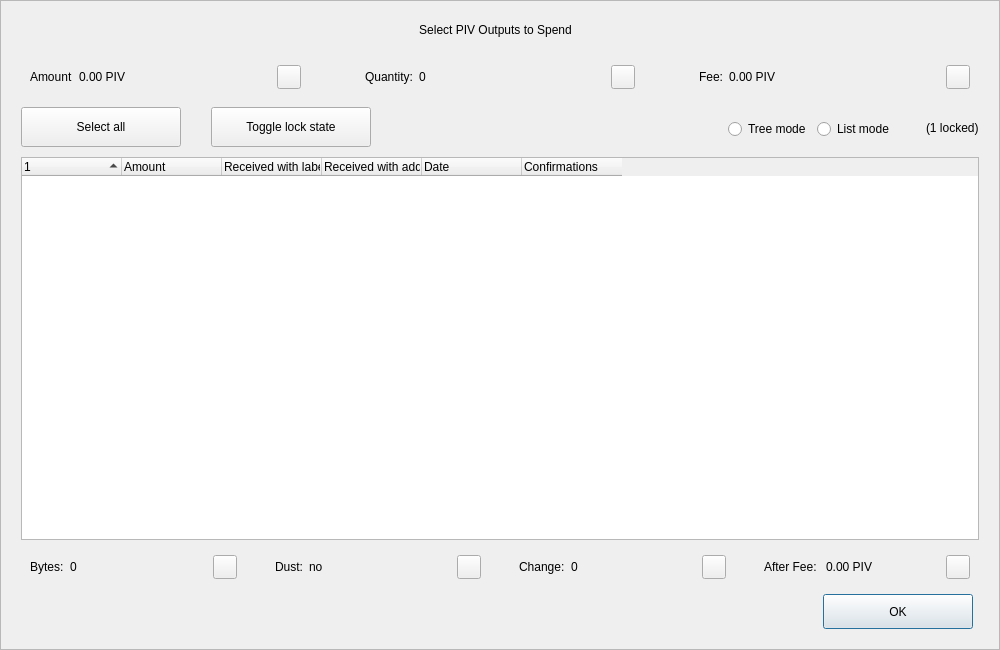
<?xml version="1.0" encoding="UTF-8"?>
<ui version="4.0">
 <class>CoinControlDialog</class>
 <widget class="QDialog" name="CoinControlDialog">
  <property name="geometry">
   <rect>
    <x>0</x>
    <y>0</y>
    <width>1000</width>
    <height>650</height>
   </rect>
  </property>
  <property name="minimumSize">
   <size>
    <width>950</width>
    <height>650</height>
   </size>
  </property>
  <property name="windowTitle">
   <string>Coin Selection</string>
  </property>
  <property name="styleSheet">
   <string notr="true"/>
  </property>
  <layout class="QVBoxLayout" name="verticalLayout">
   <property name="spacing">
    <number>0</number>
   </property>
   <property name="leftMargin">
    <number>0</number>
   </property>
   <property name="topMargin">
    <number>0</number>
   </property>
   <property name="rightMargin">
    <number>0</number>
   </property>
   <property name="bottomMargin">
    <number>0</number>
   </property>
   <item>
    <widget class="QFrame" name="frameContainer">
     <property name="toolTipDuration">
      <number>0</number>
     </property>
     <property name="frameShape">
      <enum>QFrame::StyledPanel</enum>
     </property>
     <property name="frameShadow">
      <enum>QFrame::Raised</enum>
     </property>
     <layout class="QVBoxLayout" name="verticalLayout_2">
      <property name="leftMargin">
       <number>0</number>
      </property>
      <property name="rightMargin">
       <number>0</number>
      </property>
      <property name="bottomMargin">
       <number>20</number>
      </property>
      <item>
       <layout class="QHBoxLayout" name="horizontalLayout_12">
        <property name="spacing">
         <number>0</number>
        </property>
        <property name="leftMargin">
         <number>20</number>
        </property>
        <property name="rightMargin">
         <number>30</number>
        </property>
        <item>
         <spacer name="horizontalSpacer_4">
          <property name="orientation">
           <enum>Qt::Horizontal</enum>
          </property>
          <property name="sizeHint" stdset="0">
           <size>
            <width>40</width>
            <height>20</height>
           </size>
          </property>
         </spacer>
        </item>
        <item>
         <widget class="QLabel" name="labelTitle">
          <property name="minimumSize">
           <size>
            <width>0</width>
            <height>40</height>
           </size>
          </property>
          <property name="maximumSize">
           <size>
            <width>16777215</width>
            <height>40</height>
           </size>
          </property>
          <property name="text">
           <string>Select PIV Outputs to Spend</string>
          </property>
          <property name="alignment">
           <set>Qt::AlignCenter</set>
          </property>
          <property name="margin">
           <number>7</number>
          </property>
         </widget>
        </item>
        <item>
         <spacer name="horizontalSpacer_5">
          <property name="orientation">
           <enum>Qt::Horizontal</enum>
          </property>
          <property name="sizeHint" stdset="0">
           <size>
            <width>40</width>
            <height>20</height>
           </size>
          </property>
         </spacer>
        </item>
       </layout>
      </item>
      <item>
       <layout class="QHBoxLayout" name="horizontalLayout_8">
        <property name="leftMargin">
         <number>20</number>
        </property>
        <property name="rightMargin">
         <number>20</number>
        </property>
        <item>
         <widget class="QWidget" name="layoutAmount" native="true">
          <layout class="QHBoxLayout" name="horizontalLayout_9" stretch="0,1,0">
           <item>
            <widget class="QLabel" name="labelCoinControlAmountText">
             <property name="text">
              <string>Amount</string>
             </property>
            </widget>
           </item>
           <item>
            <widget class="QLabel" name="labelCoinControlAmount">
             <property name="text">
              <string>0.00 PIV</string>
             </property>
            </widget>
           </item>
           <item alignment="Qt::AlignHCenter|Qt::AlignVCenter">
            <widget class="QPushButton" name="pushButtonAmount">
             <property name="minimumSize">
              <size>
               <width>0</width>
               <height>24</height>
              </size>
             </property>
             <property name="maximumSize">
              <size>
               <width>24</width>
               <height>26</height>
              </size>
             </property>
             <property name="focusPolicy">
              <enum>Qt::NoFocus</enum>
             </property>
             <property name="styleSheet">
              <string notr="true">padding-bottom:2px;
padding-right:4px;</string>
             </property>
             <property name="text">
              <string/>
             </property>
            </widget>
           </item>
          </layout>
         </widget>
        </item>
        <item>
         <spacer name="horizontalSpacer_2">
          <property name="orientation">
           <enum>Qt::Horizontal</enum>
          </property>
          <property name="sizeType">
           <enum>QSizePolicy::Fixed</enum>
          </property>
          <property name="sizeHint" stdset="0">
           <size>
            <width>40</width>
            <height>20</height>
           </size>
          </property>
         </spacer>
        </item>
        <item>
         <widget class="QWidget" name="layoutQuantity" native="true">
          <layout class="QHBoxLayout" name="horizontalLayout_10" stretch="0,1,0">
           <item>
            <widget class="QLabel" name="labelCoinControlQuantityText">
             <property name="text">
              <string>Quantity:</string>
             </property>
            </widget>
           </item>
           <item>
            <widget class="QLabel" name="labelCoinControlQuantity">
             <property name="text">
              <string notr="true">0</string>
             </property>
            </widget>
           </item>
           <item alignment="Qt::AlignHCenter|Qt::AlignVCenter">
            <widget class="QPushButton" name="pushButtonQuantity">
             <property name="minimumSize">
              <size>
               <width>0</width>
               <height>24</height>
              </size>
             </property>
             <property name="maximumSize">
              <size>
               <width>24</width>
               <height>26</height>
              </size>
             </property>
             <property name="focusPolicy">
              <enum>Qt::NoFocus</enum>
             </property>
             <property name="styleSheet">
              <string notr="true">padding-bottom:2px;
               padding-right:4px;</string>
             </property>
             <property name="text">
              <string/>
             </property>
            </widget>
           </item>
          </layout>
         </widget>
        </item>
        <item>
         <spacer name="horizontalSpacer_22">
          <property name="orientation">
           <enum>Qt::Horizontal</enum>
          </property>
          <property name="sizeType">
           <enum>QSizePolicy::Fixed</enum>
          </property>
          <property name="sizeHint" stdset="0">
           <size>
            <width>40</width>
            <height>20</height>
           </size>
          </property>
         </spacer>
        </item>
        <item>
         <widget class="QWidget" name="layoutFee" native="true">
          <layout class="QHBoxLayout" name="horizontalLayout_11" stretch="0,1,0">
           <item>
            <widget class="QLabel" name="labelCoinControlFeeText">
             <property name="text">
              <string>Fee:</string>
             </property>
            </widget>
           </item>
           <item>
            <widget class="QLabel" name="labelCoinControlFee">
             <property name="text">
              <string>0.00 PIV</string>
             </property>
            </widget>
           </item>
           <item alignment="Qt::AlignHCenter|Qt::AlignVCenter">
            <widget class="QPushButton" name="pushButtonFee">
             <property name="minimumSize">
              <size>
               <width>0</width>
               <height>24</height>
              </size>
             </property>
             <property name="maximumSize">
              <size>
               <width>24</width>
               <height>26</height>
              </size>
             </property>
             <property name="focusPolicy">
              <enum>Qt::NoFocus</enum>
             </property>
             <property name="styleSheet">
              <string notr="true">padding-bottom:2px;
               padding-right:4px;</string>
             </property>
             <property name="text">
              <string/>
             </property>
            </widget>
           </item>
          </layout>
         </widget>
        </item>
       </layout>
      </item>
      <item>
       <widget class="QFrame" name="frame">
        <property name="minimumSize">
         <size>
          <width>0</width>
          <height>40</height>
         </size>
        </property>
        <property name="styleSheet">
         <string notr="true">#frame {
	border:0;
}</string>
        </property>
        <property name="frameShape">
         <enum>QFrame::StyledPanel</enum>
        </property>
        <property name="frameShadow">
         <enum>QFrame::Sunken</enum>
        </property>
        <layout class="QHBoxLayout" name="horizontalLayout">
         <property name="spacing">
          <number>0</number>
         </property>
         <property name="leftMargin">
          <number>20</number>
         </property>
         <property name="topMargin">
          <number>0</number>
         </property>
         <property name="rightMargin">
          <number>20</number>
         </property>
         <property name="bottomMargin">
          <number>0</number>
         </property>
         <item>
          <layout class="QHBoxLayout" name="horizontalLayoutPanel" stretch="0,0,0,0,0,0">
           <property name="spacing">
            <number>20</number>
           </property>
           <item>
            <widget class="QPushButton" name="pushButtonSelectAll">
             <property name="sizePolicy">
              <sizepolicy hsizetype="Maximum" vsizetype="Fixed">
               <horstretch>0</horstretch>
               <verstretch>0</verstretch>
              </sizepolicy>
             </property>
             <property name="minimumSize">
              <size>
               <width>160</width>
               <height>40</height>
              </size>
             </property>
             <property name="maximumSize">
              <size>
               <width>16777215</width>
               <height>40</height>
              </size>
             </property>
             <property name="text">
              <string>Select all</string>
             </property>
             <property name="checkable">
              <bool>true</bool>
             </property>
             <property name="checked">
              <bool>false</bool>
             </property>
             <property name="autoExclusive">
              <bool>false</bool>
             </property>
             <property name="autoDefault">
              <bool>false</bool>
             </property>
            </widget>
           </item>
           <item>
            <spacer name="horizontalSpacer_6">
             <property name="orientation">
              <enum>Qt::Horizontal</enum>
             </property>
             <property name="sizeType">
              <enum>QSizePolicy::Fixed</enum>
             </property>
             <property name="sizeHint" stdset="0">
              <size>
               <width>10</width>
               <height>20</height>
              </size>
             </property>
            </spacer>
           </item>
           <item>
            <widget class="QPushButton" name="pushButtonToggleLock">
             <property name="sizePolicy">
              <sizepolicy hsizetype="Maximum" vsizetype="Fixed">
               <horstretch>0</horstretch>
               <verstretch>0</verstretch>
              </sizepolicy>
             </property>
             <property name="minimumSize">
              <size>
               <width>160</width>
               <height>40</height>
              </size>
             </property>
             <property name="maximumSize">
              <size>
               <width>16777215</width>
               <height>40</height>
              </size>
             </property>
             <property name="text">
              <string>Toggle lock state</string>
             </property>
             <property name="checkable">
              <bool>true</bool>
             </property>
             <property name="autoExclusive">
              <bool>false</bool>
             </property>
             <property name="autoDefault">
              <bool>false</bool>
             </property>
            </widget>
           </item>
           <item>
            <spacer name="horizontalSpacer_7">
             <property name="orientation">
              <enum>Qt::Horizontal</enum>
             </property>
             <property name="sizeType">
              <enum>QSizePolicy::Expanding</enum>
             </property>
             <property name="sizeHint" stdset="0">
              <size>
               <width>30</width>
               <height>20</height>
              </size>
             </property>
            </spacer>
           </item>
           <item alignment="Qt::AlignRight">
            <widget class="QGroupBox" name="groupBox_2">
             <property name="styleSheet">
              <string notr="true">#groupBox_2 {
    background-color:transparent;
    border-radius:0;
}</string>
             </property>
             <property name="title">
              <string/>
             </property>
             <layout class="QHBoxLayout" name="horizontalLayout_14">
              <item>
               <widget class="QRadioButton" name="radioTreeMode">
                <property name="sizePolicy">
                 <sizepolicy hsizetype="Maximum" vsizetype="Fixed">
                  <horstretch>0</horstretch>
                  <verstretch>0</verstretch>
                 </sizepolicy>
                </property>
                <property name="text">
                 <string>Tree mode</string>
                </property>
               </widget>
              </item>
              <item>
               <widget class="QRadioButton" name="radioListMode">
                <property name="sizePolicy">
                 <sizepolicy hsizetype="Maximum" vsizetype="Fixed">
                  <horstretch>0</horstretch>
                  <verstretch>0</verstretch>
                 </sizepolicy>
                </property>
                <property name="text">
                 <string>List mode</string>
                </property>
                <property name="checked">
                 <bool>false</bool>
                </property>
               </widget>
              </item>
             </layout>
            </widget>
           </item>
           <item>
            <widget class="QLabel" name="labelLocked">
             <property name="text">
              <string>(1 locked)</string>
             </property>
            </widget>
           </item>
          </layout>
         </item>
        </layout>
       </widget>
      </item>
      <item>
       <layout class="QHBoxLayout" name="horizontalLayout_13">
        <property name="leftMargin">
         <number>20</number>
        </property>
        <property name="rightMargin">
         <number>20</number>
        </property>
        <item>
         <widget class="CoinControlTreeWidget" name="treeWidget">
          <property name="contextMenuPolicy">
           <enum>Qt::CustomContextMenu</enum>
          </property>
          <property name="styleSheet">
           <string notr="true"/>
          </property>
          <property name="sortingEnabled">
           <bool>false</bool>
          </property>
          <property name="columnCount">
           <number>6</number>
          </property>
          <attribute name="headerShowSortIndicator" stdset="0">
           <bool>true</bool>
          </attribute>
          <attribute name="headerStretchLastSection">
           <bool>false</bool>
          </attribute>
          <column>
           <property name="text">
            <string/>
           </property>
          </column>
          <column>
           <property name="text">
            <string>Amount</string>
           </property>
          </column>
          <column>
           <property name="text">
            <string>Received with label</string>
           </property>
          </column>
          <column>
           <property name="text">
            <string>Received with address</string>
           </property>
          </column>
          <column>
           <property name="text">
            <string>Date</string>
           </property>
          </column>
          <column>
           <property name="text">
            <string>Confirmations</string>
           </property>
           <property name="toolTip">
            <string>Confirmed</string>
           </property>
          </column>
         </widget>
        </item>
       </layout>
      </item>
      <item>
       <layout class="QHBoxLayout" name="horizontalLayout_3">
        <property name="spacing">
         <number>20</number>
        </property>
        <property name="leftMargin">
         <number>20</number>
        </property>
        <property name="rightMargin">
         <number>20</number>
        </property>
        <item>
         <widget class="QWidget" name="layoutBytes" native="true">
          <layout class="QHBoxLayout" name="horizontalLayout_4" stretch="0,1,0">
           <item>
            <widget class="QLabel" name="labelCoinControlBytesText">
             <property name="text">
              <string>Bytes:</string>
             </property>
            </widget>
           </item>
           <item>
            <widget class="QLabel" name="labelCoinControlBytes">
             <property name="text">
              <string notr="true">0</string>
             </property>
            </widget>
           </item>
           <item alignment="Qt::AlignHCenter|Qt::AlignVCenter">
            <widget class="QPushButton" name="pushButtonBytes">
             <property name="minimumSize">
              <size>
               <width>0</width>
               <height>24</height>
              </size>
             </property>
             <property name="maximumSize">
              <size>
               <width>24</width>
               <height>26</height>
              </size>
             </property>
             <property name="focusPolicy">
              <enum>Qt::NoFocus</enum>
             </property>
             <property name="styleSheet">
              <string notr="true">padding-bottom:2px;
               padding-right:4px;</string>
             </property>
             <property name="text">
              <string/>
             </property>
            </widget>
           </item>
          </layout>
         </widget>
        </item>
        <item>
         <widget class="QWidget" name="layoutDust" native="true">
          <layout class="QHBoxLayout" name="horizontalLayout_5" stretch="0,1,0">
           <item>
            <widget class="QLabel" name="labelCoinControlLowOutputText">
             <property name="text">
              <string>Dust:</string>
             </property>
            </widget>
           </item>
           <item>
            <widget class="QLabel" name="labelCoinControlLowOutput">
             <property name="text">
              <string>no</string>
             </property>
            </widget>
           </item>
           <item alignment="Qt::AlignHCenter|Qt::AlignVCenter">
            <widget class="QPushButton" name="pushButtonDust">
             <property name="minimumSize">
              <size>
               <width>0</width>
               <height>24</height>
              </size>
             </property>
             <property name="maximumSize">
              <size>
               <width>24</width>
               <height>26</height>
              </size>
             </property>
             <property name="focusPolicy">
              <enum>Qt::NoFocus</enum>
             </property>
             <property name="styleSheet">
              <string notr="true">padding-bottom:2px;
               padding-right:4px;</string>
             </property>
             <property name="text">
              <string/>
             </property>
            </widget>
           </item>
          </layout>
         </widget>
        </item>
        <item>
         <widget class="QWidget" name="layoutChange" native="true">
          <layout class="QHBoxLayout" name="horizontalLayout_6" stretch="0,1,0">
           <item>
            <widget class="QLabel" name="labelCoinControlChangeText">
             <property name="text">
              <string>Change:</string>
             </property>
            </widget>
           </item>
           <item>
            <widget class="QLabel" name="labelCoinControlChange">
             <property name="text">
              <string notr="true">0</string>
             </property>
            </widget>
           </item>
           <item alignment="Qt::AlignHCenter|Qt::AlignVCenter">
            <widget class="QPushButton" name="pushButtonChange">
             <property name="minimumSize">
              <size>
               <width>0</width>
               <height>24</height>
              </size>
             </property>
             <property name="maximumSize">
              <size>
               <width>24</width>
               <height>26</height>
              </size>
             </property>
             <property name="focusPolicy">
              <enum>Qt::NoFocus</enum>
             </property>
             <property name="styleSheet">
              <string notr="true">padding-bottom:2px;
               padding-right:4px;</string>
             </property>
             <property name="text">
              <string/>
             </property>
            </widget>
           </item>
          </layout>
         </widget>
        </item>
        <item>
         <widget class="QWidget" name="layoutAfter" native="true">
          <layout class="QHBoxLayout" name="horizontalLayout_7" stretch="0,1,0">
           <item>
            <widget class="QLabel" name="labelCoinControlAfterFeeText">
             <property name="text">
              <string>After Fee: </string>
             </property>
            </widget>
           </item>
           <item>
            <widget class="QLabel" name="labelCoinControlAfterFee">
             <property name="text">
              <string>0.00 PIV</string>
             </property>
            </widget>
           </item>
           <item alignment="Qt::AlignHCenter|Qt::AlignVCenter">
            <widget class="QPushButton" name="pushButtonAlterFee">
             <property name="minimumSize">
              <size>
               <width>0</width>
               <height>24</height>
              </size>
             </property>
             <property name="maximumSize">
              <size>
               <width>24</width>
               <height>26</height>
              </size>
             </property>
             <property name="focusPolicy">
              <enum>Qt::NoFocus</enum>
             </property>
             <property name="styleSheet">
              <string notr="true">padding-bottom:2px;
               padding-right:4px;</string>
             </property>
             <property name="text">
              <string/>
             </property>
            </widget>
           </item>
          </layout>
         </widget>
        </item>
       </layout>
      </item>
      <item>
       <layout class="QHBoxLayout" name="horizontalLayout_2">
        <property name="spacing">
         <number>0</number>
        </property>
        <property name="leftMargin">
         <number>20</number>
        </property>
        <property name="rightMargin">
         <number>26</number>
        </property>
        <item>
         <spacer name="horizontalSpacer_3">
          <property name="orientation">
           <enum>Qt::Horizontal</enum>
          </property>
          <property name="sizeHint" stdset="0">
           <size>
            <width>558</width>
            <height>20</height>
           </size>
          </property>
         </spacer>
        </item>
        <item>
         <widget class="QPushButton" name="pushButtonOk">
          <property name="minimumSize">
           <size>
            <width>150</width>
            <height>35</height>
           </size>
          </property>
          <property name="text">
           <string>OK</string>
          </property>
         </widget>
        </item>
       </layout>
      </item>
     </layout>
    </widget>
   </item>
  </layout>
 </widget>
 <customwidgets>
  <customwidget>
   <class>CoinControlTreeWidget</class>
   <extends>QTreeWidget</extends>
   <header>coincontroltreewidget.h</header>
  </customwidget>
 </customwidgets>
 <resources/>
 <connections/>
</ui>
